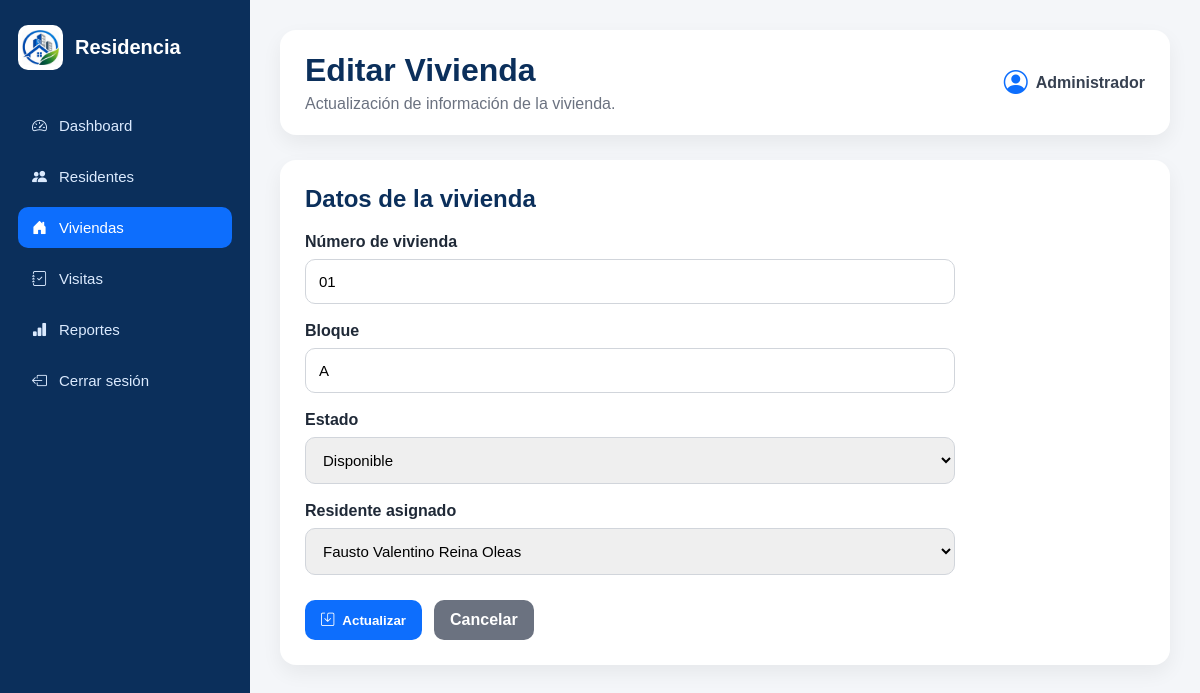
The app's page /viviendas/editar/6/ with its own data.
### residentes/models.py (models this page shows, shortened)
class Vivienda(models.Model):
    numero = models.CharField(max_length=10)
    bloque = models.CharField(max_length=10)
    estado = models.CharField(max_length=20)
    residente = models.ForeignKey(
        Residente,
        on_delete=models.CASCADE,
        related_name="viviendas"
    )

class Residente(models.Model):
    nombres = models.CharField(max_length=100)
    apellidos = models.CharField(max_length=100)
    telefono = models.CharField(max_length=15)
    email = models.EmailField(max_length=100)
    estado = models.BooleanField(default=True)

### residentes/views.py (the view, shortened to what this page needs)
# urls.py: path("viviendas/editar/<int:id>/", views.editar_vivienda, name="editar_vivienda"),
def editar_vivienda(request, id):
    vivienda = get_object_or_404(Vivienda, id=id)
    errores = {}
    return render(request, "residentes/editar_vivienda.html", {
        "vivienda": vivienda,
        "residentes": Residente.objects.all()
    })

### residentes/templates/residentes/editar_vivienda.html (shortened to what this page needs)
{% load static %}
<!DOCTYPE html>
<html lang="es">
<head>
    <link rel="stylesheet" href="{% static 'css/dashboard.css' %}">
    <link rel="stylesheet"
          href="https://cdn.jsdelivr.net/npm/bootstrap-icons@1.11.3/font/bootstrap-icons.min.css">
</head>
<body>
<div class="layout">
    <aside class="sidebar">
        <div class="brand">
            <img src="{% static 'img/logo.png' %}" alt="Logo">
            <h2>Residencia</h2>
        </div>
        <nav>
            <a href="{% url 'dashboard' %}"><i class="bi bi-speedometer2"></i> Dashboard</a>
            <a href="{% url 'residentes' %}"><i class="bi bi-people-fill"></i> Residentes</a>
            <a href="{% url 'viviendas' %}" class="active"><i class="bi bi-house-door-fill"></i> Viviendas</a>
            <a href="{% url 'visitas' %}"><i class="bi bi-journal-check"></i> Visitas</a>
            <a href="#"><i class="bi bi-bar-chart-fill"></i> Reportes</a>
            <a href="{% url 'login' %}"><i class="bi bi-box-arrow-left"></i> Cerrar sesión</a>
        </nav>
    </aside>
    <main class="main-content">
        <header class="topbar">
            <div>
                <h1>Editar Vivienda</h1>
                <p>Actualización de información de la vivienda.</p>
            </div>
            <div class="user-box">
                <i class="bi bi-person-circle"></i>
                <span>Administrador</span>
            </div>
        </header>
        <section class="panel">
            <h2>Datos de la vivienda</h2>
            <form method="POST" class="form-card">
                <div class="form-group">
                    <label>Número de vivienda</label>
                    <input type="text"
                           name="numero"
                           value="{% if datos %}{{ datos.numero }}{% else %}{{ vivienda.numero }}{% endif %}"
                           class="{% if errores.numero %}input-error{% endif %}"
                           required>
                </div>
                <div class="form-group">
                    <label>Bloque</label>
                    <input type="text"
                           name="bloque"
                           value="{% if datos %}{{ datos.bloque }}{% else %}{{ vivienda.bloque }}{% endif %}"
                           required>
                </div>
                <div class="form-group">
                    <label>Estado</label>
                    <select name="estado">
                        <option value="Disponible"
                            {% if datos.estado == "Disponible" or not datos and vivienda.estado == "Disponible" %}selected{% endif %}>
                            Disponible
                        </option>
                    </select>
                </div>
                <div class="form-group">
                    <label>Residente asignado</label>
                    <select name="residente" class="{% if errores.residente %}input-error{% endif %}" required>
                        {% for residente in residentes %}
                            <option value="{{ residente.id }}"
                                {% if datos.residente == residente.id|stringformat:"s" or not datos and vivienda.residente.id == residente.id %}selected{% endif %}>
                                {{ residente.nombres }} {{ residente.apellidos }}
                            </option>
                        {% endfor %}
                    </select>
                </div>
                <div class="form-actions">
                    <button type="submit" class="btn-primary">
                        <i class="bi bi-save"></i>
                        Actualizar
                    </button>
                    <a href="{% url 'viviendas' %}" class="btn-secondary">Cancelar</a>
                </div>
            </form>
        </section>
    </main>
</div>
</body>
</html>

### residentes/static/css/dashboard.css (style rules this page uses)
* { margin: 0; padding: 0; box-sizing: border-box; }
body { font-family: Arial, Helvetica, sans-serif; background: #f4f6f9; color: #1f2937; }
.layout { display: flex; min-height: 100vh; }
.sidebar { width: 250px; background: #0b2f5b; color: white; padding: 25px 18px; }
.brand { display: flex; align-items: center; gap: 12px; margin-bottom: 35px; }
.brand img { width: 45px; height: 45px; object-fit: contain; background: white; border-radius: 10px; padding: 4px; }
.brand h2 { font-size: 20px; }
.sidebar nav { display: flex; flex-direction: column; gap: 10px; }
.sidebar nav a { color: #dbeafe; text-decoration: none; padding: 12px 14px; border-radius: 10px; display: flex; align-items: center; gap: 12px; font-size: 15px; }
.sidebar nav a:hover, .sidebar nav a.active { background: #0d6efd; color: white; }
.main-content { flex: 1; padding: 30px; }
.topbar { background: white; border-radius: 16px; padding: 22px 25px; box-shadow: 0 8px 20px rgba(0,0,0,.06); display: flex; justify-content: space-between; align-items: center; margin-bottom: 25px; }
.topbar h1 { color: #0b2f5b; margin-bottom: 6px; }
.topbar p { color: #6b7280; }
.user-box { display: flex; align-items: center; gap: 8px; color: #374151; font-weight: bold; }
.user-box i { font-size: 24px; color: #0d6efd; }
.panel { background: white; padding: 25px; border-radius: 16px; box-shadow: 0 8px 20px rgba(0,0,0,.06); }
.panel h2 { color: #0b2f5b; margin-bottom: 10px; }
.btn-primary { background: #0d6efd; color: white; border: none; border-radius: 10px; padding: 11px 16px; font-weight: bold; cursor: pointer; display: flex; align-items: center; gap: 8px; }
.form-card { margin-top: 20px; max-width: 650px; }
.form-group { margin-bottom: 18px; }
.form-group label { display: block; font-weight: bold; color: #1f2937; margin-bottom: 8px; }
.form-group input, .form-group select { width: 100%; padding: 13px; border: 1px solid #d1d5db; border-radius: 10px; outline: none; font-size: 15px; }
.form-actions { display: flex; gap: 12px; margin-top: 25px; }
.btn-secondary { background: #6b7280; color: white; text-decoration: none; border-radius: 10px; padding: 11px 16px; font-weight: bold; }

### records on screen
Vivienda: numero "01", bloque "A", estado "Disponible", residente "Fausto Valentino Reina Oleas"
